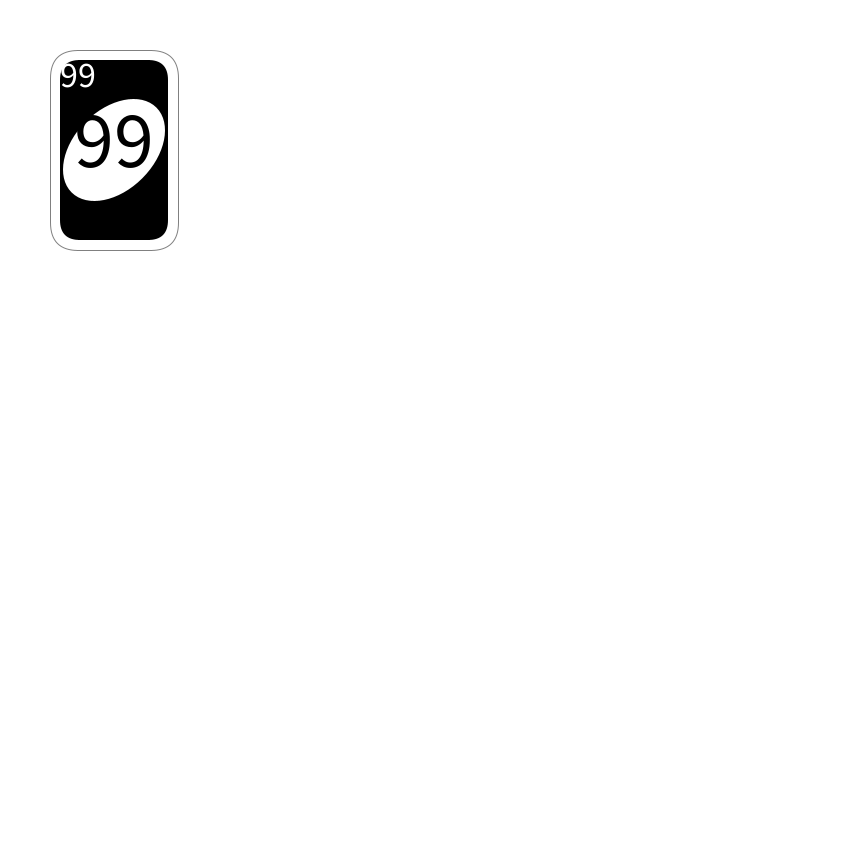
Frame 1 (no input)
Frame 60 (the mouse pressed at the canvas centre just before this capture): identical to frame 1, image omitted
Frame 120 (the mouse held since frame 60 and released just before this capture): identical to frame 1, image omitted

The Processing sketch that drew this single still picture (run headless with seeded random() and noise(); from frame 60 on, the mouse is pressed at the canvas centre):

// Processing sketch: week04_10
// ── week04_10.pde
void setup()
{
  size(850,850);
  myShuffle();
}
void myShuffle()
{
  for(int i=0;i<8;i++)
  {
    for(int j=0;j<11;j++)
    {
      cardN[i*11+j] = j;
      cardC[i*11+j] = C[i%4];
    }
  }
  for(int i=0;i<10000;i++){
    int a = int (random(88)),b = int (random(88));
    int temp = cardN[a];
    cardN[a] = cardN[b];
    cardN[b] = temp;
    temp = cardC[a];
    cardC[a] = cardC[b];
    cardC[b] = temp;
  }
}
//int [][] card = new int [8][11];
int [] cardN = new int [88];//card number
int [] cardC = new int [88];//card color
color [] C = {#FF5555,#FFAA00,#55AA55,#5555FF};
void draw()
{
  background(255);
  if(mousePressed & mouseButton ==RIGHT){ //cheat key, peak all
    for(int i=0;i<8;i++){
      for(int j=0;j<11;j++){
        //drawCard(j*32,i*50,C[i%4],j);
        drawCard(j*32,i*50,cardC[i*11+j],cardN[i*11+j],32);
      }
    }
  }else drawCard(50,50,#000000,99,128); //get card here
  
  for(int i=0;i<myCard;i++){
    if (i%4==0) drawCard(430 +40*i/4, 50,cardC[i],cardN[i],128);
    if (i%4==1) drawCard(630 +40*i/4,350,cardC[i],cardN[i],128);
    if (i%4==2) drawCard(430 +40*i/4,650,cardC[i],cardN[i],128);
    if (i%4==3) drawCard(230 +40*i/4,350,cardC[i],cardN[i],128);
  }
}
int myCard = 0;
void mousePressed()
{
  if(mouseButton==LEFT) myCard++;
}
void drawCard(int x,int y,color c,int n,int w)
{
  float s = w/32.0;
  stroke(128);/// gray stroke
  fill(255);//white
  rect(x,y,32*s,50*s,7*s);
  noStroke();
  fill(c);
  rect(x+2.5*s,y+2.5*s,32*s-5*s,50*s-5*s,5*s);
  
  pushMatrix();
  fill(255);
  translate(x+16*s,y+25*s);
  rotate(radians(45));
  ellipse(0,0,20*s,30*s);
  popMatrix();
  
  textAlign(CENTER,CENTER);
  textSize(9*s);
  text(""+n,x+7*s,y+6*s);
  
  textSize(20*s);
  fill(c);
  text(""+n,x+16*s,y+22*s);
}
